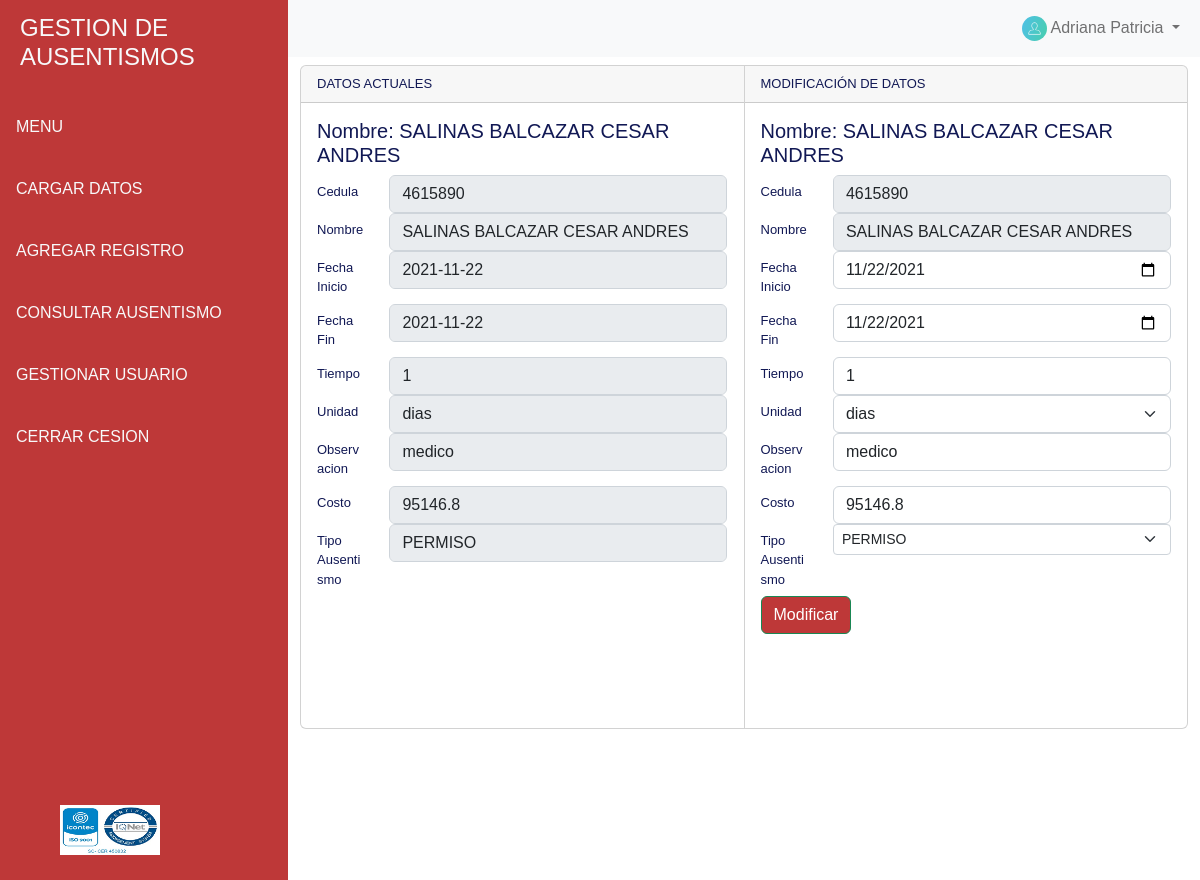
The app's page /pages/admin_edit_ausen.php?ID=1723 (signed in) with its own data.
### tables this page shows
CREATE TABLE `ausentismos` (
  `ID` int(11) NOT NULL,
  `Cedula_F` int(20) NOT NULL,
  `Fecha_Inicio` date NOT NULL,
  `Fecha_Fin` date NOT NULL,
  `Tiempo` float NOT NULL,
  `Unidad` varchar(30) NOT NULL,
  `Observacion` varchar(40) NOT NULL,
  `Seguridad_Trabajo` float NOT NULL,
  `ID_Usuario` int(11) NOT NULL,
  `Tipo_Ausentismo` int(11) NOT NULL
);

CREATE TABLE `funcionarios` (
  `Cedula` int(11) NOT NULL,
  `Nombre` varchar(30) NOT NULL,
  `Cargo` varchar(30) NOT NULL,
  `Dependencia` int(11) NOT NULL,
  `Genero` varchar(20) NOT NULL,
  `Salario` int(30) NOT NULL,
  `Estado` varchar(20) NOT NULL
);

CREATE TABLE `tipoausentismo` (
  `ID` int(11) NOT NULL,
  `TipoAusentismo` varchar(20) NOT NULL
);

### pages/admin_edit_ausen.php (the view, shortened to what this page needs)
<?php
    include "../template/cabecera.php";
    $id_ausen    = $_GET['ID'];
    $id_ausen = $conectar->real_escape_string($id_ausen);
?>
<div class="container card-group py-2" style="overflow-y: auto; height:85vh; font-size:13px ">
    <div class="card">
        <div class="card-header">
            DATOS ACTUALES
        </div>
        <div class="card-body">
            <?php
                $sqli   = "SELECT ausentismos.*, funcionarios.*, dependencias.ID as ID_depen, dependencias.C_costo as C_costo, dependencias.Departamento as Departamento, dependencias.Facultad as Facultad,
                            COALESCE(incapacidad.ID, 'N/A') as ID_In, COALESCE(incapacidad.Codigo, 'N/A') as Codigo, COALESCE(incapacidad.Diagnostico, 'N/A') as Diagnostico,
                            COALESCE(incapacidad.Entidad, 'N/A') as Entidad, COALESCE(incapacidad.ID_Ausentismo, 'N/A') as ID_Ausentismo
                            FROM ausentismos
                            INNER JOIN funcionarios On funcionarios.Cedula=ausentismos.Cedula_F
                            INNER JOIN dependencias ON funcionarios.Dependencia=dependencias.ID
                            LEFT JOIN incapacidad ON ausentismos.ID = incapacidad.ID_Ausentismo
                            WHERE ausentismos.ID = $id_ausen";
                $result = $conectar->query($sqli);
                $data=[];
                while($row = mysqli_fetch_assoc($result)){
                    $Id_editar = $row['ID'];
                    $data[] = $row;
                }
                $mostrar = $data[0];
            ?>
            <h5 class="card-title">Nombre: <?php echo $mostrar['Nombre'] ?></h5>
            <form>
                <div class="form-group row">
                    <label for="staticEmail" class="col-sm-2 col-form-label">Cedula</label>
                    <div class="col-sm-10">
                    <input type="text" readonly disabled class="form-control" id="staticEmail" value=<?php echo $mostrar['Cedula'];?>>
                    </div>
                </div>
                <div class="form-group row">
                    <label for="staticEmail" class="col-sm-2 col-form-label">Nombre</label>
                    <div class="col-sm-10">
                    <input type="text"  disabled class="form-control" value=<?php echo '"'.$mostrar['Nombre'].'"';?>>
                    </div>
                </div>
                <div class="form-group row">
                    <label for="staticEmail" class="col-sm-2 col-form-label">Fecha Inicio</label>
                    <div class="col-sm-10">
                    <input type="text" readonly disabled class="form-control" id="staticEmail" value=<?php echo '"'.$mostrar['Fecha_Inicio'].'"';?>>
                    </div>
                </div>
                <div class="form-group row">
                    <label for="staticEmail" class="col-sm-2 col-form-label">Fecha Fin</label>
                    <div class="col-sm-10">
                    <input type="text" readonly disabled class="form-control" id="staticEmail" value=<?php echo '"'.$mostrar['Fecha_Fin'].'"';?>>
                    </div>
                </div>
                <div class="form-group row">
                    <label for="staticEmail" class="col-sm-2 col-form-label">Tiempo</label>
                    <div class="col-sm-10">
                    <input type="text" readonly disabled class="form-control" id="staticEmail" value=<?php echo '"'.$mostrar['Tiempo'].'"';?>>
                    </div>
                </div>
                <div class="form-group row">
                    <label for="staticEmail" class="col-sm-2 col-form-label">Unidad</label>
                    <div class="col-sm-10">
                    <input type="text" readonly disabled class="form-control" id="staticEmail" value=<?php echo $mostrar['Unidad'];?>>
                    </div>
                </div>
                <div class="form-group row">
                    <label for="staticEmail" class="col-sm-2 col-form-label">Observacion</label>
                    <div class="col-sm-10">
                    <input type="text" readonly disabled class="form-control" id="staticEmail" value=<?php echo '"'.$mostrar['Observacion'].'"';?>>
                    </div>
                </div>
                <div class="form-group row">
                    <label for="staticEmail" class="col-sm-2 col-form-label">Costo</label>
                    <div class="col-sm-10">
                    <input type="text" readonly disabled class="form-control" id="staticEmail" value=<?php echo '"'.$mostrar['Seguridad_Trabajo'].'"';?>>
                    </div>
                </div>
                <div class="form-group row">
                    <label for="staticEmail" class="col-sm-2 col-form-label">Tipo Ausentismo</label>
                    <div class="col-sm-10">
                        <?php
                            $sqli = "SELECT * FROM tipoausentismo";
                            $tipoAusentismos = $conectar->query($sqli);
                            while($tipo = $tipoAusentismos->fetch_assoc()){
                                $ID = $tipo["ID"];
                                $Nombre=$tipo["TipoAusentismo"];
                                if($ID == $mostrar['Tipo_Ausentismo'] ){
                                    echo "<input type='text' readonly disabled class='form-control' id='staticEmail' value=\"$Nombre\" >";
                                }
                            }
                        ?>
                    </div>
                </div>
            </form>
        </div>
    </div>
    <div class="card">
        <div class="card-header">
            MODIFICACIÓN DE DATOS
        </div>
        <div class="card-body">
            <h5 class="card-title">Nombre: <?php echo $mostrar['Nombre'] ?></h5>
            <form action="../logic/form_ausen_editLogic.php?ID=<?php echo $Id_editar ?>" method="POST">
                <div class="form-group row">
                    <label for="staticEmail" class="col-sm-2 col-form-label">Cedula</label>
                    <div class="col-sm-10">
                        <input type="text" readonly disabled name="cedula_ausen_edt" class="form-control" min="4" max="40" placeholder="cedula" value="<?php echo $mostrar['Cedula'];?>" required>
                    </div>
                </div>
                <div class="form-group row">
                    <label for="staticEmail" class="col-sm-2 col-form-label"> Nombre </label>
                    <div class="col-sm-10">
                        <input type="text" readonly disabled name="nombre_ausen_edt" class="form-control" min="4" max="40" placeholder="nombre" value="<?php echo $mostrar['Nombre'];?>" required>
                    </div>
                </div>
                <div class="form-group row">
                    <label for="staticEmail" class="col-sm-2 col-form-label"> Fecha Inicio </label>
                    <div class="col-sm-10">
                        <input type="date" name="fechaI_ausen_edt" class="form-control"  placeholder="Fecha" value="<?php echo $mostrar['Fecha_Inicio'];?>" required>
                    </div>
                </div>
                <div class="form-group row">
                    <label for="staticEmail" class="col-sm-2 col-form-label"> Fecha Fin </label>
                    <div class="col-sm-10">
                        <input type="date" name="fechaF_ausen_edt" class="form-control"  placeholder="Fecha" value="<?php echo $mostrar['Fecha_Fin'];?>" required>
                    </div>
                </div>
                <div class="form-group row">
                    <label for="staticEmail" class="col-sm-2 col-form-label"> Tiempo </label>
                    <div class="col-sm-10">
                        <input type="number" name="tiempo_ausen_edt" class="form-control"  placeholder="Tiempo" value="<?php echo $mostrar['Tiempo'];?>" min="1" max="200" required>
                    </div>
                </div>
                <div class="form-group row">
                    <label for="staticEmail" class="col-sm-2 col-form-label">Unidad</label>
                    <div class="col-sm-10">
                        <select class="form-select" name="unidad_ausen_edt" required>
                                <option value="dias" <?php if($mostrar['Unidad'] == 'dias'){echo 'selected';}?> > dias </option>
                        </select>
                    </div>
                </div>
                <div class="form-group row">
                    <label for="staticEmail" class="col-sm-2 col-form-label"> Observacion </label>
                    <div class="col-sm-10">
                        <input type="text" name="obser_ausen_edt" class="form-control"  placeholder="cargo" value="<?php echo $mostrar['Observacion'];?>" required>
                    </div>
                </div>
                <div class="form-group row">
                    <label for="staticEmail" class="col-sm-2 col-form-label"> Costo </label>
                    <div class="col-sm-10">
                        <input type="number" name="costo_ausen_edt" class="form-control"  placeholder="cargo" value="<?php echo $mostrar['Seguridad_Trabajo'];?>" required>
                    </div>
                </div>
                <div class="form-group row">
                    <label for="staticEmail" class="col-sm-2 col-form-label"> Tipo Ausentismo </label>
                    <div class="col-sm-10">
                        <select class="form-select form-select-sm" required name="tipo_ausen_edt" id="tipo_ausen">
                                <?php
                                    $sqli = "SELECT * FROM tipoausentismo";
                                    $tipoAusentismos = $conectar->query($sqli);
                                    while($tipo = $tipoAusentismos->fetch_assoc()){
                                        $ID = $tipo["ID"];
                                        $Nombre=$tipo["TipoAusentismo"];
                                        if($ID == $mostrar['Tipo_Ausentismo'] ){
                                            echo "<option value=\"$ID\" selected> $Nombre </option>";
                                        }else{
                                            echo "<option value=\"$ID\" > $Nombre </option>";
                                        }
                                    }
                                ?>
                        </select>
                    </div>
                </div>
                <button type="submit" class="btn btn-success"> Modificar </button>
            </form>
        </div>
    </div>
</div>
</div>
</div>
</body>
</html>

### css/estilo.css (style rules this page uses)
:root { --primary: #111854; --light: #ffffff; --grey: #efefef; --navbar: #be3838; --btnHover: #d66060; }
body { overflow: hidden; font-family: 'Muli', sans-serif; font-weight: 300; color: var(--primary); }
.btn-success { background-color: var(--navbar) ; }

### records on screen
ausentismos: Cedula_F.Nombre "SALINAS BALCAZAR CESAR ANDRES", Cedula_F.Cedula "4615890", Fecha_Inicio "2021-11-22", Fecha_Fin "2021-11-22", Tiempo "1", Unidad "dias", Observacion "medico", Seguridad_Trabajo "95146.8", cedula_ausen_edt "4615890", nombre_ausen_edt "SALINAS BALCAZAR CESAR ANDRES", fechaI_ausen_edt "11/22/2021", fechaF_ausen_edt "11/22/2021", tiempo_ausen_edt "1", unidad_ausen_edt "dias", obser_ausen_edt "medico", costo_ausen_edt "95146.8"
tipoausentismo: TipoAusentismo "PERMISO"

### other values on screen
$nombre[0] "Adriana"
$nombre[1] "Patricia"
form field tipo_ausen_edt "PERMISO"
